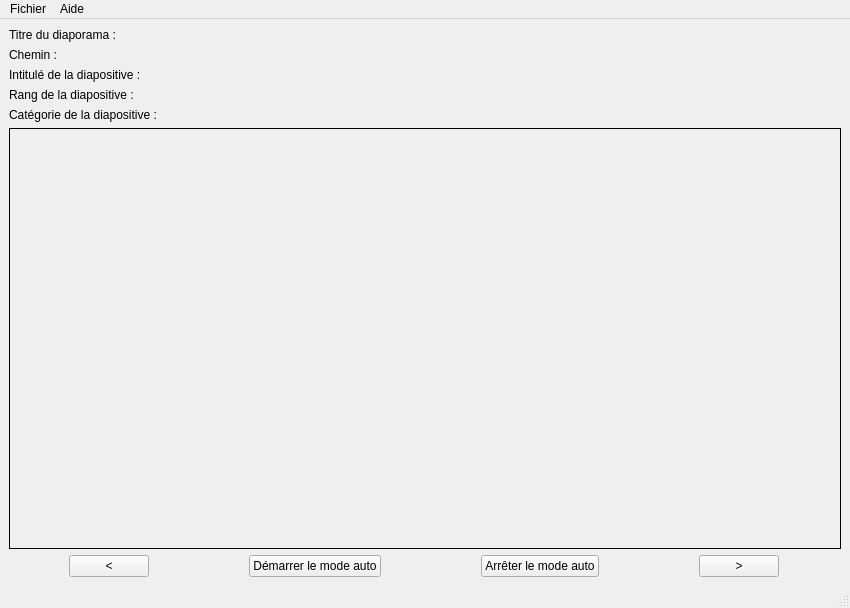
<?xml version="1.0" encoding="UTF-8"?>
<ui version="4.0">
 <class>lecteur</class>
 <widget class="QMainWindow" name="lecteur">
  <property name="geometry">
   <rect>
    <x>0</x>
    <y>0</y>
    <width>850</width>
    <height>608</height>
   </rect>
  </property>
  <property name="sizePolicy">
   <sizepolicy hsizetype="Expanding" vsizetype="Expanding">
    <horstretch>0</horstretch>
    <verstretch>0</verstretch>
   </sizepolicy>
  </property>
  <property name="windowTitle">
   <string>lecteur</string>
  </property>
  <widget class="QWidget" name="centralwidget">
   <property name="sizePolicy">
    <sizepolicy hsizetype="Expanding" vsizetype="Expanding">
     <horstretch>0</horstretch>
     <verstretch>0</verstretch>
    </sizepolicy>
   </property>
   <layout class="QVBoxLayout" name="verticalLayout_3">
    <item>
     <layout class="QVBoxLayout" name="verticalLayout_2">
      <item>
       <layout class="QHBoxLayout" name="horizontalLayout_4">
        <item>
         <widget class="QLabel" name="ltitrediaporama">
          <property name="sizePolicy">
           <sizepolicy hsizetype="Maximum" vsizetype="Maximum">
            <horstretch>0</horstretch>
            <verstretch>0</verstretch>
           </sizepolicy>
          </property>
          <property name="text">
           <string>Titre du diaporama :</string>
          </property>
         </widget>
        </item>
        <item>
         <widget class="QLabel" name="l_titrediaporama">
          <property name="text">
           <string/>
          </property>
         </widget>
        </item>
       </layout>
      </item>
      <item>
       <layout class="QHBoxLayout" name="horizontalLayout_3">
        <item>
         <widget class="QLabel" name="lchemin">
          <property name="sizePolicy">
           <sizepolicy hsizetype="Maximum" vsizetype="Maximum">
            <horstretch>0</horstretch>
            <verstretch>0</verstretch>
           </sizepolicy>
          </property>
          <property name="text">
           <string>Chemin :</string>
          </property>
         </widget>
        </item>
        <item>
         <widget class="QLabel" name="l_chemin">
          <property name="text">
           <string/>
          </property>
         </widget>
        </item>
       </layout>
      </item>
      <item>
       <layout class="QHBoxLayout" name="horizontalLayout_5">
        <item>
         <widget class="QLabel" name="lintitulediapositive">
          <property name="sizePolicy">
           <sizepolicy hsizetype="Maximum" vsizetype="Maximum">
            <horstretch>0</horstretch>
            <verstretch>0</verstretch>
           </sizepolicy>
          </property>
          <property name="text">
           <string>Intitulé de la diapositive :</string>
          </property>
         </widget>
        </item>
        <item>
         <widget class="QLabel" name="l_intitulediapositive">
          <property name="text">
           <string/>
          </property>
         </widget>
        </item>
       </layout>
      </item>
      <item>
       <layout class="QHBoxLayout" name="horizontalLayout_6">
        <item>
         <widget class="QLabel" name="lrang">
          <property name="sizePolicy">
           <sizepolicy hsizetype="Maximum" vsizetype="Maximum">
            <horstretch>0</horstretch>
            <verstretch>0</verstretch>
           </sizepolicy>
          </property>
          <property name="text">
           <string>Rang de la diapositive :</string>
          </property>
         </widget>
        </item>
        <item>
         <widget class="QLabel" name="l_rang">
          <property name="text">
           <string/>
          </property>
         </widget>
        </item>
       </layout>
      </item>
      <item>
       <layout class="QHBoxLayout" name="horizontalLayout_7">
        <item>
         <widget class="QLabel" name="lcat">
          <property name="sizePolicy">
           <sizepolicy hsizetype="Maximum" vsizetype="Maximum">
            <horstretch>0</horstretch>
            <verstretch>0</verstretch>
           </sizepolicy>
          </property>
          <property name="text">
           <string>Catégorie de la diapositive :</string>
          </property>
         </widget>
        </item>
        <item>
         <widget class="QLabel" name="l_cat">
          <property name="text">
           <string/>
          </property>
         </widget>
        </item>
       </layout>
      </item>
     </layout>
    </item>
    <item>
     <layout class="QHBoxLayout" name="horizontalLayout_2">
      <item>
       <widget class="QLabel" name="l_image">
        <property name="sizePolicy">
         <sizepolicy hsizetype="Expanding" vsizetype="Expanding">
          <horstretch>0</horstretch>
          <verstretch>0</verstretch>
         </sizepolicy>
        </property>
        <property name="frameShape">
         <enum>QFrame::Box</enum>
        </property>
        <property name="frameShadow">
         <enum>QFrame::Plain</enum>
        </property>
        <property name="text">
         <string/>
        </property>
        <property name="scaledContents">
         <bool>false</bool>
        </property>
        <property name="alignment">
         <set>Qt::AlignCenter</set>
        </property>
       </widget>
      </item>
     </layout>
    </item>
    <item>
     <layout class="QHBoxLayout" name="horizontalLayout">
      <property name="spacing">
       <number>0</number>
      </property>
      <property name="sizeConstraint">
       <enum>QLayout::SetFixedSize</enum>
      </property>
      <item>
       <widget class="QPushButton" name="bPrecedent">
        <property name="sizePolicy">
         <sizepolicy hsizetype="Maximum" vsizetype="Maximum">
          <horstretch>0</horstretch>
          <verstretch>0</verstretch>
         </sizepolicy>
        </property>
        <property name="text">
         <string>&lt;</string>
        </property>
       </widget>
      </item>
      <item>
       <spacer name="horizontalSpacer">
        <property name="orientation">
         <enum>Qt::Horizontal</enum>
        </property>
        <property name="sizeType">
         <enum>QSizePolicy::Maximum</enum>
        </property>
        <property name="sizeHint" stdset="0">
         <size>
          <width>40</width>
          <height>20</height>
         </size>
        </property>
       </spacer>
      </item>
      <item>
       <widget class="QPushButton" name="bDemarrerModeAuto">
        <property name="enabled">
         <bool>true</bool>
        </property>
        <property name="sizePolicy">
         <sizepolicy hsizetype="Maximum" vsizetype="Maximum">
          <horstretch>0</horstretch>
          <verstretch>0</verstretch>
         </sizepolicy>
        </property>
        <property name="font">
         <font>
          <strikeout>false</strikeout>
         </font>
        </property>
        <property name="cursor">
         <cursorShape>PointingHandCursor</cursorShape>
        </property>
        <property name="mouseTracking">
         <bool>false</bool>
        </property>
        <property name="text">
         <string>Démarrer le mode auto</string>
        </property>
       </widget>
      </item>
      <item>
       <spacer name="horizontalSpacer_3">
        <property name="orientation">
         <enum>Qt::Horizontal</enum>
        </property>
        <property name="sizeType">
         <enum>QSizePolicy::Maximum</enum>
        </property>
        <property name="sizeHint" stdset="0">
         <size>
          <width>40</width>
          <height>20</height>
         </size>
        </property>
       </spacer>
      </item>
      <item>
       <widget class="QPushButton" name="bArreterModeAuto">
        <property name="sizePolicy">
         <sizepolicy hsizetype="Maximum" vsizetype="Maximum">
          <horstretch>0</horstretch>
          <verstretch>0</verstretch>
         </sizepolicy>
        </property>
        <property name="cursor">
         <cursorShape>PointingHandCursor</cursorShape>
        </property>
        <property name="text">
         <string>Arrêter le mode auto</string>
        </property>
       </widget>
      </item>
      <item>
       <spacer name="horizontalSpacer_2">
        <property name="orientation">
         <enum>Qt::Horizontal</enum>
        </property>
        <property name="sizeType">
         <enum>QSizePolicy::Maximum</enum>
        </property>
        <property name="sizeHint" stdset="0">
         <size>
          <width>40</width>
          <height>20</height>
         </size>
        </property>
       </spacer>
      </item>
      <item>
       <widget class="QPushButton" name="bSuivant">
        <property name="sizePolicy">
         <sizepolicy hsizetype="Maximum" vsizetype="Maximum">
          <horstretch>0</horstretch>
          <verstretch>0</verstretch>
         </sizepolicy>
        </property>
        <property name="text">
         <string>&gt;</string>
        </property>
       </widget>
      </item>
     </layout>
    </item>
   </layout>
  </widget>
  <widget class="QStatusBar" name="statusbar">
   <property name="enabled">
    <bool>true</bool>
   </property>
  </widget>
  <widget class="QMenuBar" name="menubar">
   <property name="geometry">
    <rect>
     <x>0</x>
     <y>0</y>
     <width>850</width>
     <height>22</height>
    </rect>
   </property>
   <property name="statusTip">
    <string/>
   </property>
   <property name="whatsThis">
    <string/>
   </property>
   <property name="accessibleName">
    <string/>
   </property>
   <property name="accessibleDescription">
    <string/>
   </property>
   <widget class="QMenu" name="menuFichier">
    <property name="title">
     <string>Fichier</string>
    </property>
    <widget class="QMenu" name="menuParam_trer">
     <property name="title">
      <string>Paramétrer</string>
     </property>
     <addaction name="actionVitesse"/>
     <addaction name="actionCharger_diaporama"/>
     <addaction name="actionEnlever_diaporama"/>
    </widget>
    <addaction name="menuParam_trer"/>
    <addaction name="actionQuitter"/>
   </widget>
   <widget class="QMenu" name="menuAide">
    <property name="title">
     <string>Aide</string>
    </property>
    <addaction name="actionA_propos"/>
   </widget>
   <addaction name="menuFichier"/>
   <addaction name="menuAide"/>
  </widget>
  <action name="actionQuitter">
   <property name="text">
    <string>Quitter</string>
   </property>
  </action>
  <action name="actionA_propos">
   <property name="text">
    <string>A propos de...</string>
   </property>
  </action>
  <action name="actionVitesse">
   <property name="text">
    <string>Vitesse</string>
   </property>
  </action>
  <action name="actionCharger_diaporama">
   <property name="text">
    <string>Charger diaporama</string>
   </property>
  </action>
  <action name="actionEnlever_diaporama">
   <property name="text">
    <string>Enlever diaporama</string>
   </property>
  </action>
 </widget>
 <resources/>
 <connections/>
</ui>
